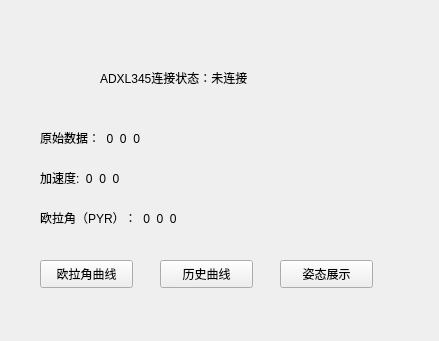
<?xml version="1.0" encoding="UTF-8"?>
<ui version="4.0">
 <class>MainWindow</class>
 <widget class="QMainWindow" name="MainWindow">
  <property name="geometry">
   <rect>
    <x>0</x>
    <y>0</y>
    <width>439</width>
    <height>341</height>
   </rect>
  </property>
  <property name="windowTitle">
   <string>MainWindow</string>
  </property>
  <widget class="QWidget" name="centralWidget">
   <widget class="QLabel" name="label">
    <property name="geometry">
     <rect>
      <x>40</x>
      <y>130</y>
      <width>371</width>
      <height>16</height>
     </rect>
    </property>
    <property name="text">
     <string>原始数据：  0  0  0</string>
    </property>
   </widget>
   <widget class="QLabel" name="label_2">
    <property name="geometry">
     <rect>
      <x>40</x>
      <y>170</y>
      <width>381</width>
      <height>16</height>
     </rect>
    </property>
    <property name="text">
     <string>加速度:  0  0  0</string>
    </property>
   </widget>
   <widget class="QLabel" name="label_3">
    <property name="geometry">
     <rect>
      <x>40</x>
      <y>210</y>
      <width>381</width>
      <height>16</height>
     </rect>
    </property>
    <property name="text">
     <string>欧拉角（PYR）：  0  0  0</string>
    </property>
   </widget>
   <widget class="QPushButton" name="pushButton">
    <property name="geometry">
     <rect>
      <x>40</x>
      <y>260</y>
      <width>93</width>
      <height>28</height>
     </rect>
    </property>
    <property name="text">
     <string>欧拉角曲线</string>
    </property>
   </widget>
   <widget class="QLabel" name="label_4">
    <property name="geometry">
     <rect>
      <x>100</x>
      <y>70</y>
      <width>241</width>
      <height>16</height>
     </rect>
    </property>
    <property name="text">
     <string>ADXL345连接状态：未连接</string>
    </property>
   </widget>
   <widget class="QPushButton" name="pushButton_3">
    <property name="geometry">
     <rect>
      <x>280</x>
      <y>260</y>
      <width>93</width>
      <height>28</height>
     </rect>
    </property>
    <property name="text">
     <string>姿态展示</string>
    </property>
   </widget>
   <widget class="QPushButton" name="pushButton_2">
    <property name="geometry">
     <rect>
      <x>160</x>
      <y>260</y>
      <width>93</width>
      <height>28</height>
     </rect>
    </property>
    <property name="text">
     <string>历史曲线</string>
    </property>
   </widget>
  </widget>
 </widget>
 <layoutdefault spacing="6" margin="11"/>
 <resources/>
 <connections/>
</ui>
